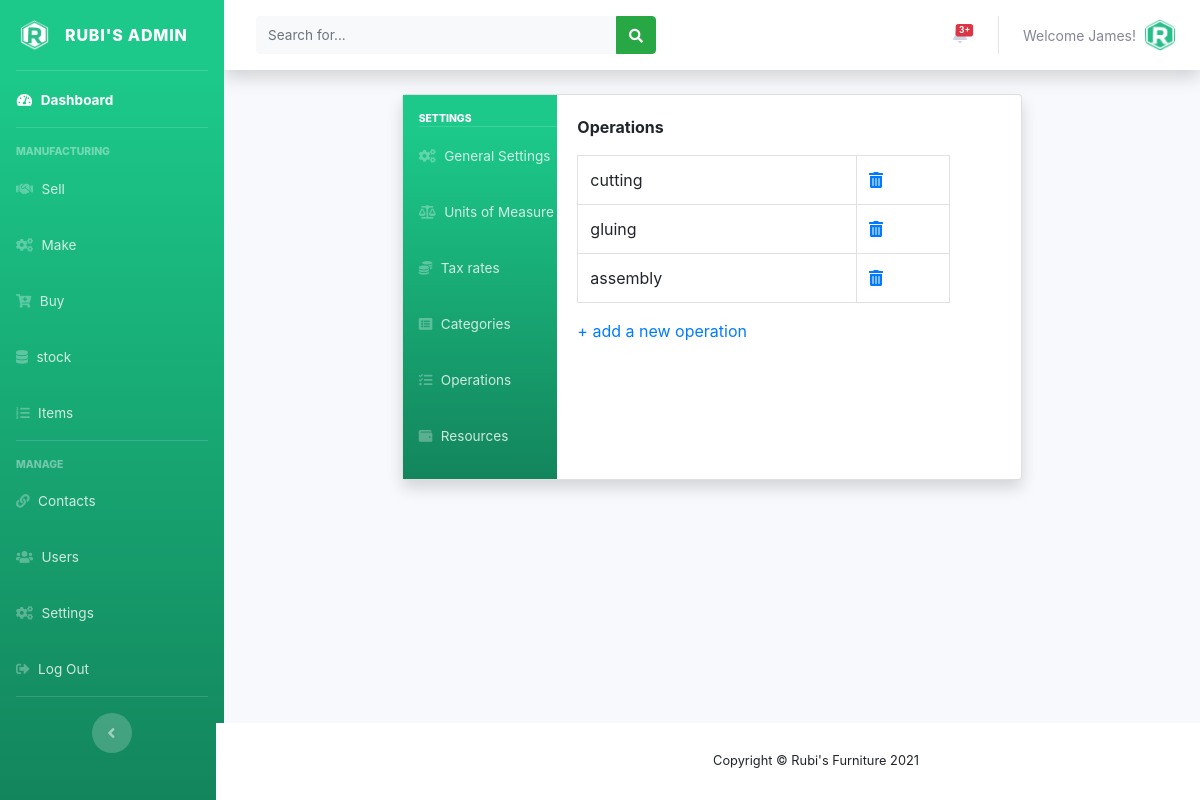
/admin/operations.php (signed in), run on an earlier commit of the app's database.
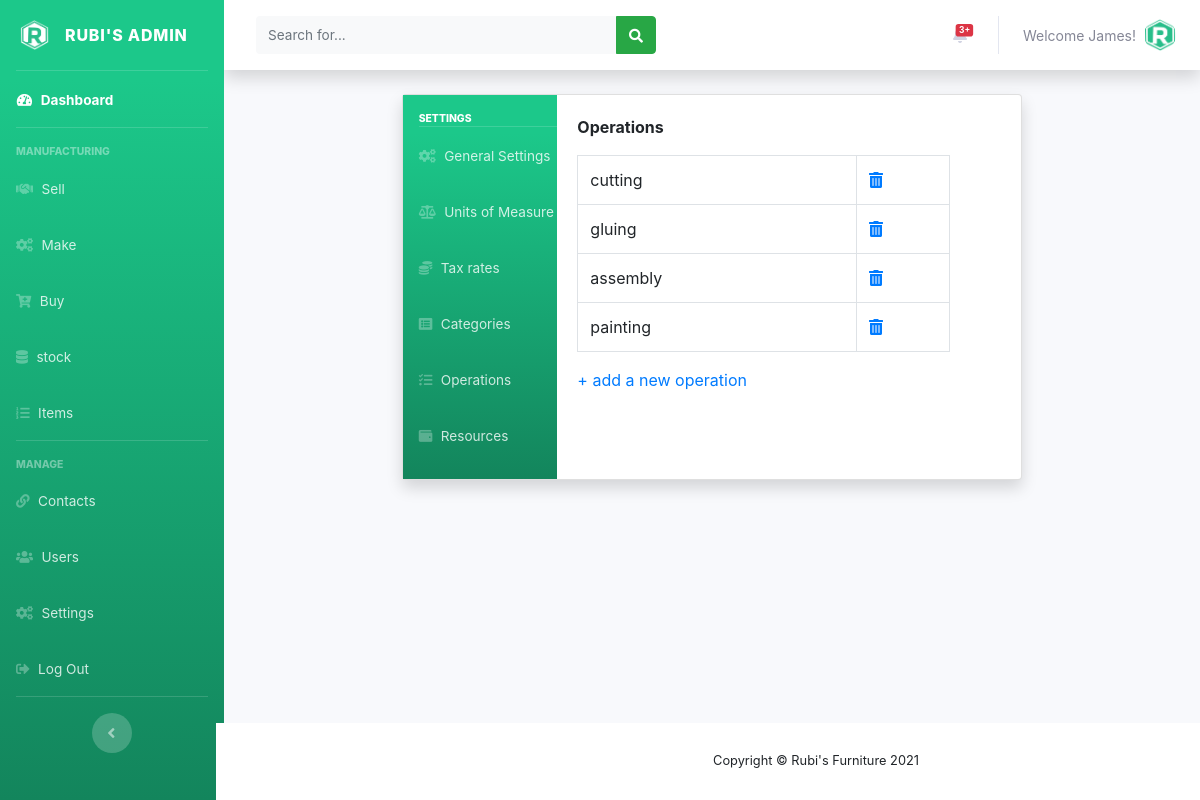
And on a later commit of the database.
### tables this page shows
CREATE TABLE IF NOT EXISTS `users` (
  `user_id` int(11) NOT NULL AUTO_INCREMENT,
  `full_name` varchar(150) NOT NULL,
  `user_name` varchar(120) NOT NULL,
  `user_password` varchar(250) NOT NULL,
  `email` varchar(120) NOT NULL,
  `role` int(10) NOT NULL,
  `user_status` int(11) NOT NULL DEFAULT '0',
  `date_created` timestamp NOT NULL DEFAULT CURRENT_TIMESTAMP,
  PRIMARY KEY (`user_id`),
  KEY `role` (`role`)
);

CREATE TABLE IF NOT EXISTS `tbl_operations` (
  `id` int(11) NOT NULL AUTO_INCREMENT,
  `operation_description` varchar(150) NOT NULL,
  `time_taken` int(10) NOT NULL,
  `operation_time_unit` int(11) NOT NULL DEFAULT '1',
  PRIMARY KEY (`id`)
);

### admin/operations.php (the view, shortened to what this page needs)
<?php
include('../includes/config.php');
if(isset($_POST['save_info'])){
  $op_desc = $_POST['op_desc'];
  $t_taken = $_POST['t_taken'];
  $op_time_unit = $_POST['op_time_unit'];
  $sql ="INSERT INTO `tbl_operations`(operation_description, time_taken, operation_time_unit) VALUES(:op_desc, :t_taken, :op_time_unit)";
  $query = $dbconn->prepare($sql);
  $query->bindParam(':op_desc', $op_desc, PDO::PARAM_STR);
  $query->bindParam(':t_taken', $t_taken, PDO::PARAM_STR);
  $query->bindParam(':op_time_unit', $op_time_unit, PDO::PARAM_STR);
  $query->execute();
  $lastInsertId = $dbconn->lastInsertId();
  if($lastInsertId){
    echo ('<script>alert("an operation has been added successfully.")</script>');
    echo ('<script>window.location.href = "operations.php";</script>');
  }
  else {
    echo ('<script>alert("Somethin went wrong.")</script>');
    echo ('<script>window.location.href = "operations.php";</script>');
  }
}
else{
  include('includes/header.php');
  include('includes/navbar.php');
  include('includes/topbar.php');
  ?>
  <div class="container-fluid">
    <div class="row">
      <div class="col-xl-2 col-md-2 mb-2">
      </div>
      <div class="col-xl-8 col-md-8 mb-8">
        <div class="card shadow">
          <div class="row no-gutters">
            <div class="col-md-3 bg-gradient-success">
              <?php include('settings/navbar.php') ?>
            </div>
            <div class="col-md-8">
              <div class="card-body">
                <strong><p>Operations</p></strong>
                <form method='POST'>
                  <table class="table table-bordered" id="dataTable" width="100%" cellspacing="0">
                    <tbody>
                      <?php
                      $sql = "SELECT * FROM tbl_operations";
                      $query = $dbconn->prepare($sql);
                      $query->execute();
                      $rows = $query->fetchAll(PDO::FETCH_OBJ);
                      $count = $query->rowCount($rows);
                      if($count > 0){
                        foreach ($rows as $row) {
                          ?>
                          <tr>
                            <td class="w-75"> <?php echo($row->operation_description);?> </td>
                            <td>  <a onclick="return confirm('delete operation?');" href="operations.php?del_op=<?php echo($row->id);?>"> <i class="fas fa-trash-alt"></i></a></td>
                          </tr>
                            <?php } } ?>
                      </tbody>
                    </table>
                  <a href="#" onclick="myFunction()"> + add a new operation</a>
                </form>
              </div>
            </div>
          </div>
        </div>
      </div>
    </div>
  </div>
  <div class="footer">
    <?php
    include('includes/footer.php');
  }?>

### admin/includes/topbar.php (shortened to what this page needs)
<div id="content-wrapper" class="d-flex flex-column">
  <div id="content">
    <nav class="navbar navbar-expand navbar-light bg-white topbar mb-4 static-top shadow">
      <form
      class="d-none d-sm-inline-block form-inline mr-auto ml-md-3 my-2 my-md-0 mw-100 navbar-search">
      <div class="input-group">
        <input type="text" class="form-control bg-light border-0 small" placeholder="Search for..."
        aria-label="Search" aria-describedby="basic-addon2">
        <div class="input-group-append">
          <button class="btn btn-success" type="button">
            <i class="fas fa-search fa-sm"></i>
          </button>
        </div>
      </div>
    </form>
    <ul class="navbar-nav ml-auto">
  <li class="nav-item dropdown no-arrow mx-1">
    <a class="nav-link dropdown-toggle" href="#" id="alertsDropdown" role="button"
    data-toggle="dropdown" aria-haspopup="true" aria-expanded="false">
    <span class="badge badge-danger badge-counter">3+</span>
  </a>
</li>
<li class="nav-item dropdown no-arrow">
  <a class="nav-link dropdown-toggle" href="#" id="userDropdown" role="button"
  data-toggle="dropdown" aria-haspopup="true" aria-expanded="false">
  <?php
  $staff_id = $_SESSION['user_id'];
  $sql = "SELECT user_name FROM users WHERE user_id = :staff_id";
  $querry=$dbconn->prepare($sql);
  $querry->bindParam(':staff_id', $staff_id, PDO::PARAM_INT);
  $querry->execute();
  $rows = $querry->fetchAll(PDO::FETCH_ASSOC);
  $count = $querry->rowCount();
  if($count > 0)
  {
    foreach($rows as $row) {?>
      <span class="mr-2 d-none d-lg-inline text-gray-600 small"><?php echo htmlentities('Welcome'."  ".$row['user_name'].'!') ?></span>
    <?php }
  }?>
  <img class="img-profile rounded-circle"
  src="../assets/img/logo/rubi_icon.png">
</a>
</li>
</ul>
</nav>

What changed in the data, as far as the page shows it:
added tbl_operations: operation_description "painting"
